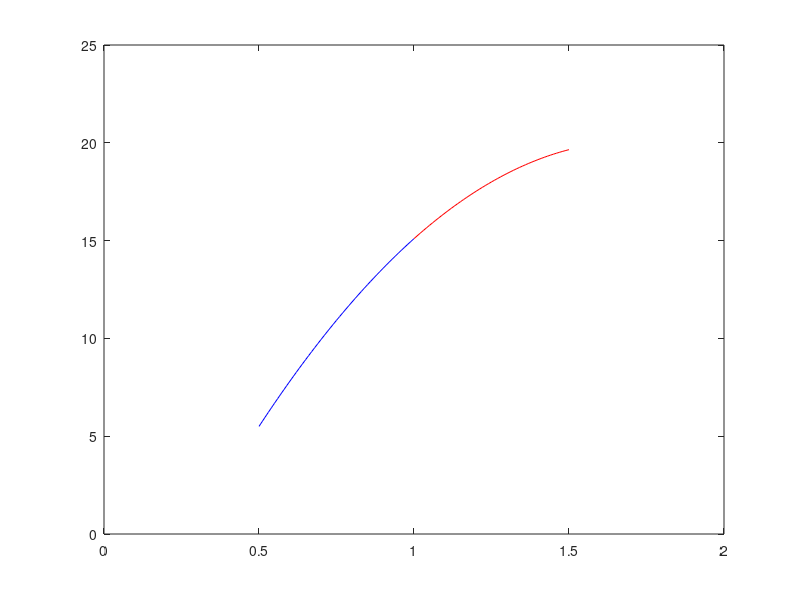

Here is the MATLAB script that generated this plot:
close all; clearvars; clc


%{

%}
fig = figure(10);

a    = 20;
b    = -10;
p0   = 1.7;
L_p  = [0.5:.01 :1];
c    = .2;
L_G  = a + b*(L_p-p0).^2 + c*(L_p-1);
plot(L_p,L_G,'-b'); hold on

L_p  = [1:.01 :1.5];
c    = .1;
L_G  = a + b*(L_p-p0).^2 + c*(L_p-1);
plot(L_p,L_G,'-r'); hold on
axis([0 2 0 25])
return
L_t  = [0.9,1.0,1.1]
N_t  = numel(L_t);
fig = figure(10);
L_v  = 1/3 + [0.01:0.0001:4]';
pl = zeros(3,1)

t = L_t(1);
L_p  = 8*t./(3*L_v-1) - 3./L_v.^2;
p1 = plot(L_v,L_p,'-'); hold on

t = L_t(2);
L_p  = 8*t./(3*L_v-1) - 3./L_v.^2;
p2 = plot(L_v,L_p,'-'); hold on

t = L_t(3);
L_p  = 8*t./(3*L_v-1) - 3./L_v.^2;
p3 = plot(L_v,L_p,'-'); hold on

ylim([0 10])



lt = xlabel('$\nu$');
set(lt,'interpreter','latex');
lt = ylabel('$\pi(\nu)$');
set(lt,'interpreter','latex');
set(gca,'fontsize',16);
axis([0.5,4,0,3])

t=L_t(1);
L_p  = 8*t./(3*L_v-1) - 3./L_v.^2;

p0 = 0.63;

L_Dp = L_p-p0;
L_x  = sign(L_Dp(1:end-1).*L_Dp(2:end));
ind = find(L_x<0);


i1 = ind(1);
i2 = ind(2);
i3 = ind(3);
v1 = L_v(i1);
v2 = L_v(i2);
v3 = L_v(i3);

plot([v1,v2,v3],[p0,p0,p0],'o')
lt = text(v1*1.,p0*1.2,'$\alpha$');
set(lt,'interpreter','latex','fontsize',18);
lt = text(v2*1.,p0*1.2,'$\gamma$');
set(lt,'interpreter','latex','fontsize',18);

lt = text(v3*0.98,p0*1.2,'$\beta$');
set(lt,'interpreter','latex','fontsize',18);

lt = text((v1+v2)*0.4,p0*0.5,'$A$');
set(lt,'interpreter','latex','fontsize',18);
lt = text((v3+v2)*0.42,p0*1.3,'$B$');
set(lt,'interpreter','latex','fontsize',18);

L_vx = [L_v(i1:i2);L_v(i1)];
L_px = [L_p(i1:i2);L_p(i1)];
fill(L_vx,L_px,'b')
L_vx = [L_v(i2:i3);L_v(i2)];
L_px = [L_p(i2:i3);L_p(i2)];
fill(L_vx,L_px,'r')

lt=legend([p1,p2,p3],'t=0.9','t=1','t=1.1');

saveas(fig,'Maxwell.eps','psc2');